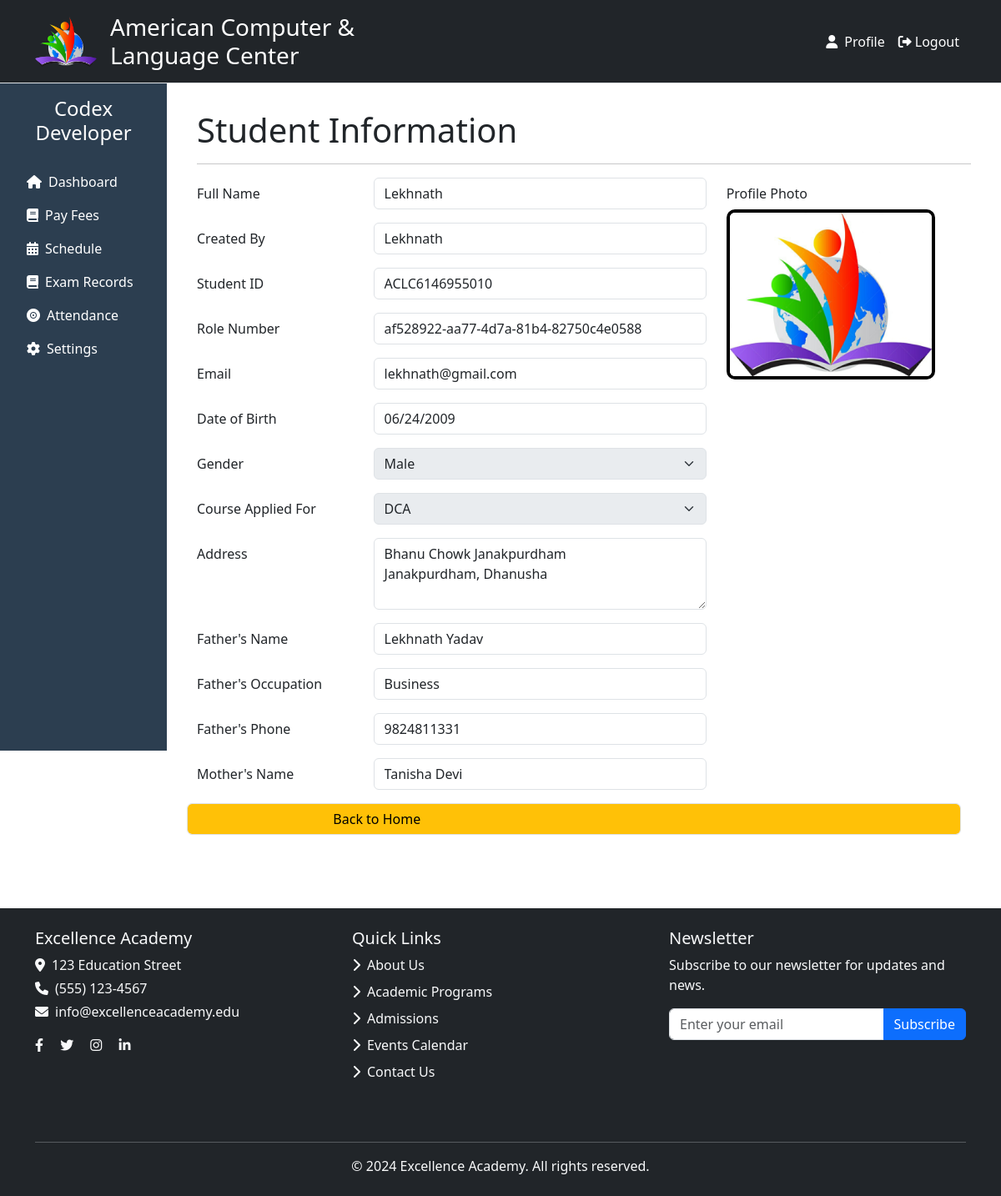
The page /student-info/1/ (signed in) on the database its author committed.
### userapp/models.py (models this page shows, shortened)
class Student(models.Model):
    user = models.ForeignKey(CustomUser, on_delete=models.CASCADE)
    student_id = models.CharField(max_length=10, unique=True)
    role_number = models.CharField(max_length=10, unique=True, editable=False)
    created_by = models.ForeignKey(CustomUser, on_delete=models.SET_NULL, null=True, blank=True, related_name='created_students')
    profile_photo = models.ImageField(upload_to='students/', default='students/default-avatar.jpg', null=True)
    name = models.CharField(max_length=100)  # Full name can be stored as one field or use first_name, last_name
    email = models.EmailField()
    gender = models.CharField(max_length=10, choices=GENDER_CHOICES)
    course = models.ForeignKey('Course', on_delete=models.CASCADE)
    address = models.TextField()
    dob = models.DateField()
    father_name = models.CharField(max_length=255, blank=True, null=True)
    father_occupation = models.CharField(max_length=255, blank=True, null=True)
    father_phone = models.CharField(max_length=20, blank=True, null=True)
    mother_name = models.CharField(max_length=255, blank=True, null=True)

class CustomUser(AbstractBaseUser, PermissionsMixin):
    username = models.CharField(max_length=150, unique=True)
    email = models.EmailField(unique=True)
    full_name = models.CharField(max_length=255)
    is_active = models.BooleanField(default=True)
    is_staff = models.BooleanField(default=False)  # Staff user (can log into admin)
    role = models.CharField(
        max_length=10,
        choices=UserRole.choices,
        default=UserRole.ADMIN
    )
    objects = CustomUserManager()
    USERNAME_FIELD = 'email'
    REQUIRED_FIELDS = ['full_name']  # Only full_name is required for superuser creation

class Course(models.Model):
    name = models.CharField(max_length=255)
    description = models.TextField()
    duration = models.IntegerField(help_text="Duration of the course in hours or weeks")
    prerequisites = models.TextField(blank=True, null=True, help_text="Any prerequisite knowledge or courses required for this course")
    status = models.CharField(
        max_length=50,
        choices=[('Active', 'Active'), ('Completed', 'Completed'), ('Cancelled', 'Cancelled')],
        default='Active'
    )
    start_date = models.DateField(help_text="Course start date", null=True, blank=True)
    end_date = models.DateField(help_text="Course end date", null=True, blank=True)
    teachers = models.ManyToManyField('Teacher', related_name='courses', blank=True)
    students = models.ManyToManyField('Student', related_name='courses', blank=True)
    class Meta:
        verbose_name = 'Course'
        verbose_name_plural = 'Courses'
        ordering = ['name']

### userapp/views.py (the view)
# urls.py: path("student-info/<int:student_id>/", views.show_student, name="show_student"),
@login_required(login_url='/login/')
def show_student(request, student_id):
        student = get_object_or_404(Student, id=student_id)
        courses = Course.objects.all()
        context = {
            'courses': courses,
            'student': student
        }
        return render(request, 'accounts/student_information.html', context)

### userapp/templates/accounts/student_information.html (shortened to what this page needs)
{% extends "user/base.html" %}
{% block content %}
<div class="container mt-2">
    <h1>Student Information</h1>
    <hr>
    <div class="row">
        <div class="col-md-8">
            <div class="row mb-3">
                <label for="name" class="col-sm-4 col-form-label">Full Name</label>
                <div class="col-sm-8">
                    <input type="text" id="name" name="name" class="form-control" value="{{ student.name }}" readonly>
                </div>
            </div>
            <div class="row mb-3">
                <label for="created_by" class="col-sm-4 col-form-label"> Created By </label>
                <div class="col-sm-8">
                    <input type="text" id="created_by" name="created_by" class="form-control" value="{{ student.created_by.full_name }}" readonly>
                </div>
            </div>
            <div class="row mb-3">
                <label for="student_id" class="col-sm-4 col-form-label">Student ID </label>
                <div class="col-sm-8">
                    <input type="text" id="student_id" name="student_id" class="form-control" value="{{ student.student_id }}" readonly>
                </div>
            </div>
            <div class="row mb-3">
                <label for="role_number" class="col-sm-4 col-form-label">Role Number </label>
                <div class="col-sm-8">
                    <input type="text" id="role_number" name="role_number" class="form-control" value="{{ student.role_number }}" readonly>
                </div>
            </div>
            <div class="row mb-3">
                <label for="email" class="col-sm-4 col-form-label">Email</label>
                <div class="col-sm-8">
                    <input type="email" id="email" name="email" class="form-control" value="{{ student.email }}" readonly>
                </div>
            </div>
            <div class="row mb-3">
                <label for="dob" class="col-sm-4 col-form-label">Date of Birth</label>
                <div class="col-sm-8">
                    <input type="date" id="dob" name="dob" class="form-control" value="{{ student.dob|date:'Y-m-d' }}" readonly>
                </div>
            </div>
            <div class="row mb-3">
                <label for="gender" class="col-sm-4 col-form-label">Gender</label>
                <div class="col-sm-8">
                    <select id="gender" name="gender" class="form-select" disabled>
                        <option value="male" {% if student.gender == 'male' %}selected{% endif %}>Male</option>
                    </select>
                </div>
            </div>
            <div class="row mb-3">
                <label for="course" class="col-sm-4 col-form-label">Course Applied For</label>
                <div class="col-sm-8">
                    <select id="course" name="course" class="form-select" disabled>
                        {% for course in courses %}
                            <option value="{{ course.id }}" {% if course.id == student.course.id %}selected{% endif %}>{{ course.name }}</option>
                        {% endfor %}
                    </select>
                </div>
            </div>
            <div class="row mb-3">
                <label for="address" class="col-sm-4 col-form-label">Address</label>
                <div class="col-sm-8">
                    <textarea id="address" name="address" class="form-control" rows="3" readonly>{{ student.address }}</textarea>
                </div>
            </div>
            <div class="row mb-3">
                <label for="father_name" class="col-sm-4 col-form-label">Father's Name</label>
                <div class="col-sm-8">
                    <input type="text" id="father_name" name="father_name" class="form-control" value="{{ student.father_name }}" readonly>
                </div>
            </div>
            <div class="row mb-3">
                <label for="father_occupation" class="col-sm-4 col-form-label">Father's Occupation</label>
                <div class="col-sm-8">
                    <input type="text" id="father_occupation" name="father_occupation" class="form-control" value="{{ student.father_occupation }}" readonly>
                </div>
            </div>
            <div class="row mb-3">
                <label for="father_phone" class="col-sm-4 col-form-label">Father's Phone</label>
                <div class="col-sm-8">
                    <input type="tel" id="father_phone" name="father_phone" class="form-control" value="{{ student.father_phone }}" readonly>
                </div>
            </div>
            <div class="row mb-3">
                <label for="mother_name" class="col-sm-4 col-form-label">Mother's Name</label>
                <div class="col-sm-8">
                    <input type="text" id="mother_name" name="mother_name" class="form-control" value="{{ student.mother_name }}" readonly>
                </div>
            </div>
        </div>
        <div class="col-md-4">
            <div class="row mb-3">
                <label for="profile_photo" class="col-sm-12 col-form-label">Profile Photo</label>
                <div class="col-sm-12">
                    {% if student.profile_photo %}
                        <div class="mb-2">
                            <img style="border: 4px solid rgb(0, 0, 0); border-radius: 10px; max-width: 250px; height: auto;" src="{{ student.profile_photo.url }}" alt="Profile Photo" class="img-fluid">
                        </div>
                    {% endif %}
                </div>
            </div>
        </div>
    </div>
    <div class="row mb-3 form-control bg-warning">
        <div class="col-sm-10 offset-sm-2">
                <a style="text-decoration: none; color: black;" href="/home"> Back to Home </a>
        </div>
    </div>
</div>
{% endblock content %}

### rows shown on the page
Student: name "Lekhnath", created_by "Lekhnath", student_id "ACLC6146955010", role_number "af528922-aa77-4d7a-81b4-82750c4e0588", email "lekhnath@gmail.com", dob "06/24/2009", gender "Male", course "DCA", address "Bhanu Chowk Janakpurdham Janakpurdham, Dhanusha", father_name "Lekhnath Yadav", father_occupation "Business", father_phone "9824811331", mother_name "Tanisha Devi", profile_photo (picture)
